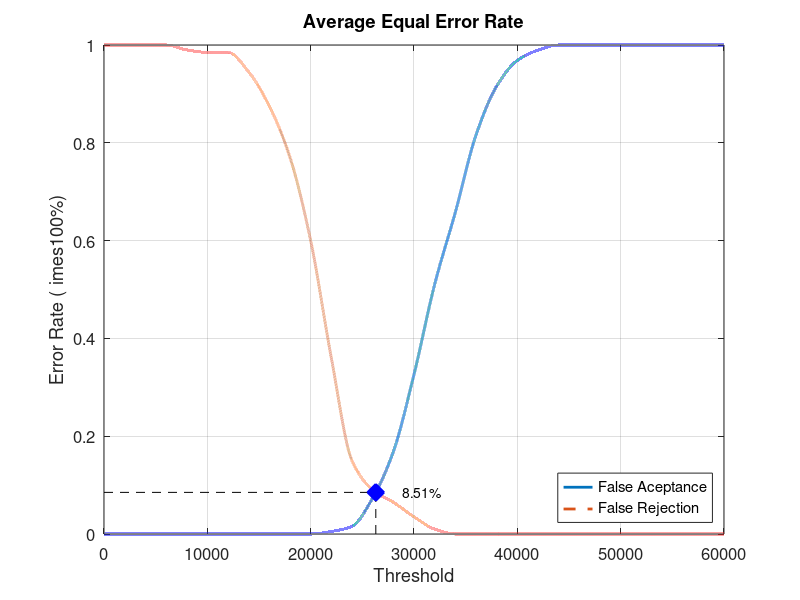
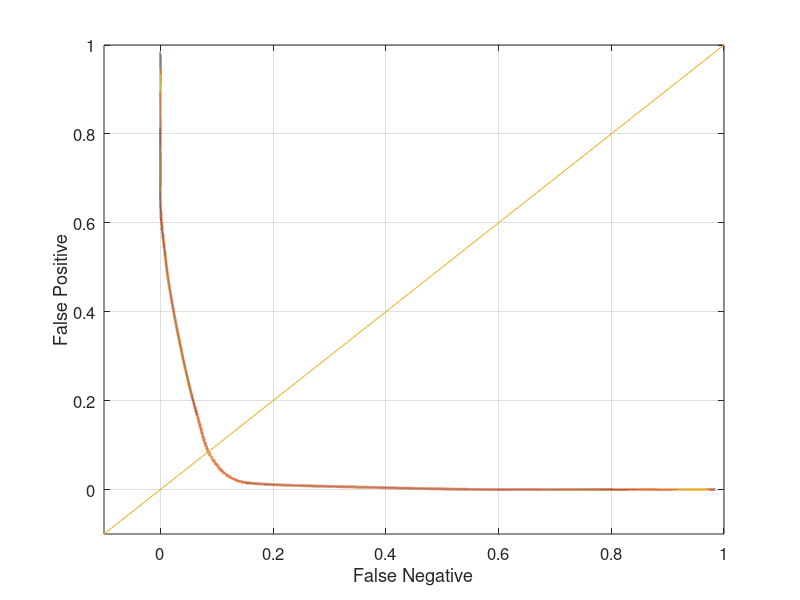

Reproduce these figures in MATLAB, in order.
close all;
clear;
clc;
x = 0:2000:60000;
xq = 0:0.5:60000;

y0 = [0 0 0 0 0 0 0 0 0 0 0 0.00526316 0.0157895 0.0736842 0.168421 0.326316 0.510526 0.657895 0.815789 0.915789 0.968421 0.989474 1 1 1 1 1 1 1 1 1]
yy0 = interp1(x, y0, xq, 'pchip');
y1 = [1 1 1 1 0.99 0.985 0.985 0.945 0.875 0.77 0.6 0.36 0.15 0.09 0.065 0.035 0.01 0 0 0 0 0 0 0 0 0 0 0 0 0 0]
yy1 = interp1(x, y1, xq, 'pchip');

% Calculating EER: 
y2 = abs(y0 - y1);
find(y2 == min(y2))
yy2 = abs(yy0 - yy1);
xEER = find(yy2 == min(yy2));
xEERIndex = xq(xEER) % X-axis EER
yEER = yy0(xEER) % Y-axis EER

main = figure
plot(xq, yy0,'-','LineWidth', 2);	hold on
plot(xq, yy1,'--','LineWidth', 2);	hold on
plot([xEERIndex xEERIndex], [0 yEER], 'k--');	hold on
plot([0 xEERIndex], [yEER yEER], 'k--');	hold on
plot(xEERIndex, yEER, 'bx', 'LineWidth', 10);	hold on
text(xEERIndex + 10 * xEERIndex / 100, yEER, [num2str(round((10000 * yEER)) / 100) '%'])
legend('False Aceptance', 'False Rejection', 'Location', 'SouthEast')
xlabel('Threshold')
ylabel('Error Rate (	imes100%)')
title('Average Equal Error Rate')
set(gca, 'FontSize', 12)
axis([0 60000 0 1])
grid on

print(main, 'Database2_1Main', '-dpng');
FNRxFPR = figure('Color', [1 1 1]);
plot(yy1, yy0, '-', yy1, yy0, 'LineWidth', 2);
hold on
y = -0.1:0.1:1
plot(y, y); 
set(gca, 'FontSize', 12)
xlabel('False Negative')
ylabel('False Positive')
axis([-0.1 1 -0.1 1])
set(gca, 'FontSize', 12)
grid on

print(FNRxFPR, 'Database2_1FNRxFPR','-dpng');
